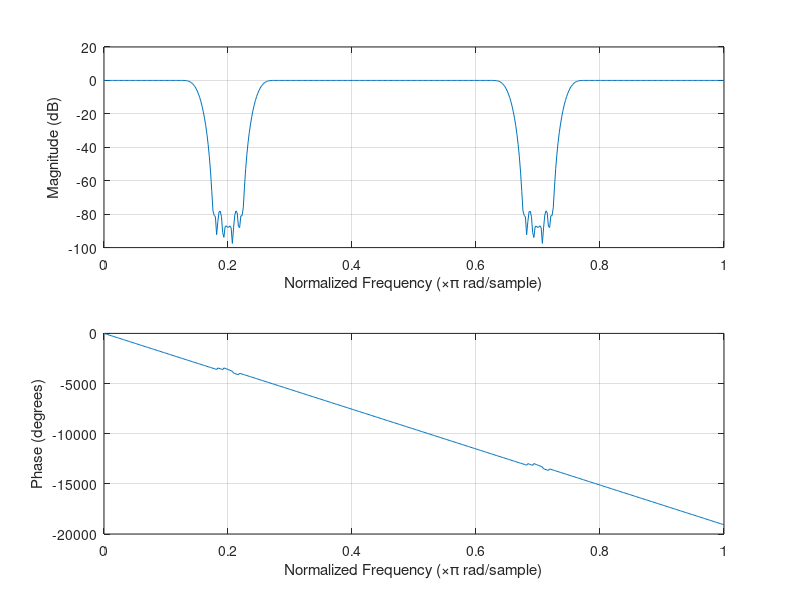

Here is the MATLAB script that generated this plot:
clc; clearvars; close all;
% pass band freqs
fp1 = 0.2;
fp2 = 0.6;
% stop bands
fs1 = [0.15 , 0.25];
fs2 = [0.65 , 0.75];

% transition width (same for both filters)
TW = fp1 - fs1(1);
% As > 55dB, choose blackmann
M = ceil(11  / TW);
n = 0:M-1;
m = n - ceil((M-1) / 2);
% construct 2 BPF filters
BPF1 = fs1(2) * sinc(fs1(2) * m) - (fs1(1) * sinc(fs1(1) * m));
BPF2 = fs2(2) * sinc(fs2(2) * m) - (fs2(1) * sinc(fs2(1) * m));

% corresponding BRF is:

window = blackman(M)';
% merge filters:
mergedFilter = (sinc(m) - (BPF1 + BPF2)) .* window;

freqz(mergedFilter);